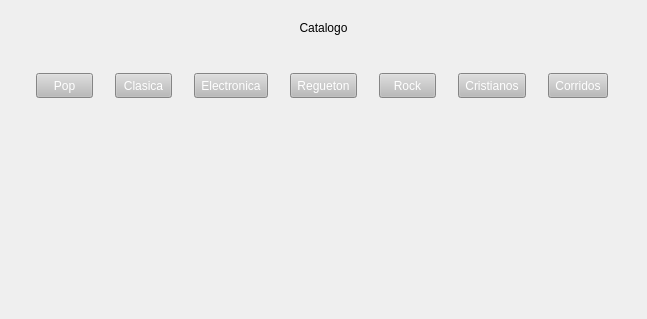
            <widget class="QWidget" name="scrollAreaWidgetContents">
             <property name="geometry">
              <rect>
               <x>0</x>
               <y>0</y>
               <width>647</width>
               <height>319</height>
              </rect>
             </property>
             <property name="minimumSize">
              <size>
               <width>647</width>
               <height>0</height>
              </size>
             </property>
             <layout class="QGridLayout" name="gridLayout_2">
              <item row="0" column="0">
               <widget class="QLabel" name="label_12">
                <property name="maximumSize">
                 <size>
                  <width>627</width>
                  <height>33</height>
                 </size>
                </property>
                <property name="text">
                 <string>Catalogo</string>
                </property>
                <property name="alignment">
                 <set>Qt::AlignmentFlag::AlignCenter</set>
                </property>
               </widget>
              </item>
              <item row="1" column="0">
               <widget class="QWidget" name="generosWidget" native="true">
                <property name="minimumSize">
                 <size>
                  <width>627</width>
                  <height>34</height>
                 </size>
                </property>
                <property name="maximumSize">
                 <size>
                  <width>600</width>
                  <height>16777215</height>
                 </size>
                </property>
                <layout class="QHBoxLayout" name="horizontalLayout_7">
                 <item>
                  <widget class="QToolButton" name="toolButton_6">
                   <property name="minimumSize">
                    <size>
                     <width>57</width>
                     <height>25</height>
                    </size>
                   </property>
                   <property name="styleSheet">
                    <string notr="true">color: rgb(255, 255, 255);
background-color: rgb(186, 186, 186);</string>
                   </property>
                   <property name="text">
                    <string>Pop</string>
                   </property>
                  </widget>
                 </item>
                 <item>
                  <widget class="QToolButton" name="toolButton_3">
                   <property name="minimumSize">
                    <size>
                     <width>57</width>
                     <height>25</height>
                    </size>
                   </property>
                   <property name="styleSheet">
                    <string notr="true">color: rgb(255, 255, 255);
background-color: rgb(186, 186, 186);</string>
                   </property>
                   <property name="text">
                    <string>Clasica</string>
                   </property>
                  </widget>
                 </item>
                 <item>
                  <widget class="QToolButton" name="toolButton_5">
                   <property name="minimumSize">
                    <size>
                     <width>0</width>
                     <height>25</height>
                    </size>
                   </property>
                   <property name="styleSheet">
                    <string notr="true">color: rgb(255, 255, 255);
background-color: rgb(186, 186, 186);</string>
                   </property>
                   <property name="text">
                    <string>Electronica</string>
                   </property>
                  </widget>
                 </item>
                 <item>
                  <widget class="QToolButton" name="toolButton_9">
                   <property name="minimumSize">
                    <size>
                     <width>0</width>
                     <height>25</height>
                    </size>
                   </property>
                   <property name="styleSheet">
                    <string notr="true">color: rgb(255, 255, 255);
background-color: rgb(186, 186, 186);</string>
                   </property>
                   <property name="text">
                    <string>Regueton</string>
                   </property>
                  </widget>
                 </item>
                 <item>
                  <widget class="QToolButton" name="toolButton_7">
                   <property name="minimumSize">
                    <size>
                     <width>57</width>
                     <height>25</height>
                    </size>
                   </property>
                   <property name="styleSheet">
                    <string notr="true">color: rgb(255, 255, 255);
background-color: rgb(186, 186, 186);</string>
                   </property>
                   <property name="text">
                    <string>Rock</string>
                   </property>
                  </widget>
                 </item>
                 <item>
                  <widget class="QToolButton" name="toolButton_8">
                   <property name="minimumSize">
                    <size>
                     <width>0</width>
                     <height>25</height>
                    </size>
                   </property>
                   <property name="styleSheet">
                    <string notr="true">color: rgb(255, 255, 255);
background-color: rgb(186, 186, 186);</string>
                   </property>
                   <property name="text">
                    <string>Cristianos</string>
                   </property>
                  </widget>
                 </item>
                 <item>
                  <widget class="QToolButton" name="toolButton_10">
                   <property name="minimumSize">
                    <size>
                     <width>0</width>
                     <height>25</height>
                    </size>
                   </property>
                   <property name="styleSheet">
                    <string notr="true">color: rgb(255, 255, 255);
background-color: rgb(186, 186, 186);</string>
                   </property>
                   <property name="text">
                    <string>Corridos</string>
                   </property>
                  </widget>
                 </item>
                </layout>
               </widget>
              </item>
              <item row="2" column="0">
               <widget class="QWidget" name="gridWidget" native="true">
                <property name="minimumSize">
                 <size>
                  <width>627</width>
                  <height>180</height>
                 </size>
                </property>
                <property name="maximumSize">
                 <size>
                  <width>627</width>
                  <height>16777215</height>
                 </size>
                </property>
                <layout class="QGridLayout" name="gridLayout"/>
               </widget>
              </item>
             </layout>
            </widget>
